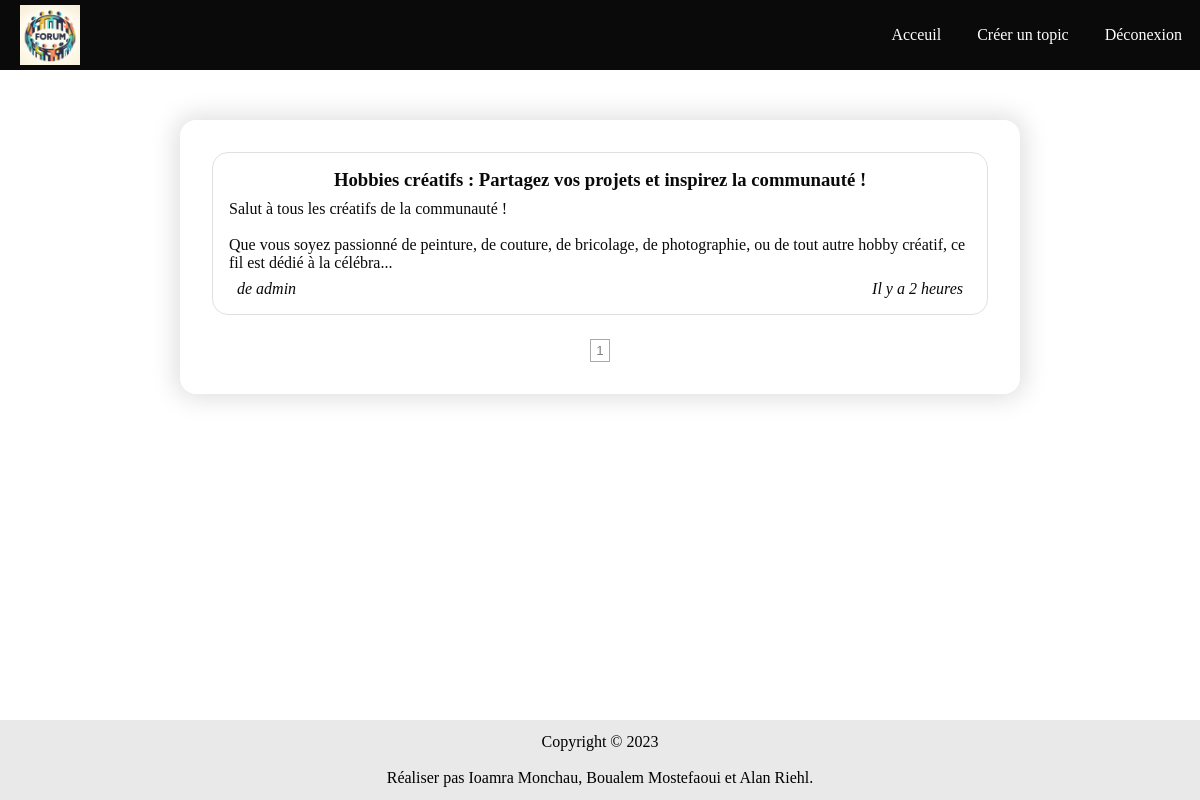
The app's page /index.php (signed in) with its own data.
### tables this page shows
CREATE TABLE IF NOT EXISTS `topic` (
  `id_topic` int NOT NULL AUTO_INCREMENT,
  `title_topic` varchar(255) DEFAULT NULL,
  `message_topic` text,
  `date_topic` varchar(16) DEFAULT NULL,
  `id_user` int DEFAULT NULL,
  PRIMARY KEY (`id_topic`),
  KEY `id_user` (`id_user`)
);

CREATE TABLE IF NOT EXISTS `user` (
  `id_user` int NOT NULL AUTO_INCREMENT,
  `mail_user` varchar(320) NOT NULL,
  `pseudo_user` varchar(16) NOT NULL,
  `password_user` varchar(64) NOT NULL,
  `role_user` tinyint(1) NOT NULL DEFAULT '0',
  PRIMARY KEY (`id_user`)
);

### includes/functions/limit-content.php (called while the page is built)
<?php
function limitContent($text, $len) {
    return strlen($text) > $len ? substr($text, 0, $len).'...' : $text;
}
?>

### includes/functions/format-date-diff.php (called while the page is built, shortened)
<?php
function formatDateDiff($date) {
    $diff = time() - DateTime::createFromFormat('d/m/Y H:i', $date)->getTimestamp();
    $oneMinute = 60;
    $oneHours = 60 * 60;
    $oneDay = 60 * 60 * 24;
    $oneMonth = 60 * 60 * 24 * 30;
    $oneYear = 60 * 60 * 24 * 365;
    $res = "il y a moins d'une minute";
    $diff > $oneMinute && $res = "Il y a 1 minute";
    $diff > $oneMinute * 2 && $res = "Il y a ".round($diff / $oneMinute)." minutes";
    $diff > $oneHours && $res = "Il y a 1 heure";
    $diff > $oneHours * 2 && $res = "Il y a ".round($diff / $oneHours)." heures";
    $diff > $oneDay && $res = "Il y a 1 jour";
    $diff > $oneDay * 2 && $res = "Il y a ".round($diff / $oneDay)." jours";
    $diff > $oneMonth && $res = "Il y a ".round($diff / $oneMonth)." mois";
    $diff > $oneYear && $res = "Il y a plus d'un ans";
    return $res;
}
?>

### index.php (the view, shortened to what this page needs)
<?php
    require_once 'includes/bdd.php';
    require_once 'includes/functions/format-date-diff.php';
    require_once 'includes/functions/limit-content.php';
?>
<!DOCTYPE html>
<html lang="fr">
<head>
    <?php require_once 'includes/head.php'; ?>
    <link rel="stylesheet" href="assets/css/home.css">
</head>
<body>
<?php
    require_once 'includes/nav.php';
    $nb_topics_by_page = 10;
    $page = isset($_GET['page']) ? $_GET['page'] : 1;
    $offset = ($page - 1) * $nb_topics_by_page;
    $req = $bdd->prepare("SELECT COUNT(id_topic) FROM topic");
    $req->execute();
    $nb_page = ceil(($req->fetch()[0]) / $nb_topics_by_page);
    $req = $bdd->prepare("SELECT id_topic, title_topic, message_topic, date_topic, pseudo_user FROM topic INNER JOIN user ON topic.id_user = user.id_user ORDER BY id_topic DESC LIMIT $nb_topics_by_page OFFSET $offset");
    $req->execute();
    $list_topic = $req->fetchAll(PDO::FETCH_ASSOC);
?>
    <main>
        <section class="card-container">
        <?php
            foreach ($list_topic as $li) {
        ?>
            <article class="topic">
                <a href="view-topic.php?id=<?=$li['id_topic']?>">
                    <h3 class="topic-title"><?=nl2br(limitContent(strip_tags($li['title_topic']), 100))?></h3>
                    <section class="topic-content"><?=nl2br(limitContent(strip_tags($li['message_topic']), 200))?></section>
                    <section class="topic-author-and-date">
                        <i>de <?=$li['pseudo_user']?></i>
                        <i><?=formatDateDiff($li['date_topic'])?></i>
                    </section>
                </a>
            </article>
        <?php
            }
        ?>
            <section id="paging-user" class="paging">
                <?php
                for ($i=1; $i < $nb_page+1; $i++) {
                    if ($i == $page) {
                        echo '<button class="page-active">'.$i.'</button>';
                    } else {
                        echo '<button onclick="window.location.href='."'".'index.php?page='.$i."'".'">'.$i.'</button>';
                    }
                }
                ?>
            </section>
        </section>
    </main>
    <?php require_once "includes/footer.php" ?>
</body>
</html>

### includes/head.php (shortened to what this page needs)
<link rel="stylesheet" href="assets/css/main.css">

### includes/nav.php (shortened to what this page needs)
<nav id="navbar" class="navbar">
    <section class="nav-header">
        <section class="nav-logo">
            <a href="index">
                <img src="assets/img/logo.jpg" alt="logo">
            </a>
        </section>
    </section>
    <ul class="nav-links">
    <?php
        if (empty($_SESSION['id'])) {
            echo '<li><a href="connexion" title="connexion">Connexion</a></li>';
            echo '<li><a href="inscription" title="inscription">Inscription</a></li>';
        } else {
            echo '<li><a href="index" title="acceuil">Acceuil</a></li>';
            echo '<li><a href="creer-un-topic" title="créer un topic">Créer un topic</a></li>';
            echo '<li><a href="deconnexion" title="déconexion">Déconexion</a></li>';
        }
    ?>
    </ul>
</nav>

### includes/footer.php
<section class="footer">
    Copyright © 2023
    <br><br>
    Réaliser pas Ioamra Monchau, Boualem Mostefaoui et Alan Riehl.
</section>

### assets/css/main.css (style rules this page uses)
* { padding: 0; margin: 0; box-sizing: border-box; }
body { padding-top: 120px; }
main { min-height: calc(100vh - 120px - 7em); }
main .card-container { width: 96%; margin-left: 2%; padding: 1em; box-shadow: 0 0 25px 5px rgba(0, 0, 0, 0.125); border-radius: 1rem; display: flex; flex-direction: column; align-items: center; }
@media (min-width: 600px) { main .card-container { width: 85%; margin-left: 7.5%; padding: 1.5em; } }
@media (min-width: 1200px) { main .card-container { width: 70%; margin-left: 15%; padding: 2em; } }
.navbar { display: flex; flex-direction: column; position: fixed; top: 0; justify-content: space-between; align-items: center; width: 100%; color: white; height: 70px; }
@media (min-width: 600px) { .navbar { flex-direction: row; } }
.navbar .nav-header { background-color: #0a0a0a; width: 100%; display: flex; justify-content: space-between; align-items: center; z-index: 20; min-height: 70px; padding: 0 20px; }
.navbar .nav-header .nav-logo { display: none; height: 60px; width: auto; }
@media (min-width: 600px) { .navbar .nav-header .nav-logo { display: block; } }
.navbar .nav-header .nav-logo img { height: 60px; width: auto; }
.navbar .nav-links { list-style: none; background-color: #0a0a0a; width: 100%; z-index: 10; transform: translate(0, -100%); transition: all ease-in-out 0.3s; }
@media (min-width: 600px) { .navbar .nav-links { transform: none; height: 100%; width: -moz-fit-content; width: fit-content; display: flex; align-items: center; } }
.navbar .nav-links li { white-space: nowrap; }
.navbar .nav-links li a { text-decoration: none; padding: 1em; margin: 0 0.125em; color: white; display: block; }
.footer { height: 5em; background-color: rgb(233, 233, 233); display: flex; align-items: center; justify-content: center; text-align: center; margin-top: 2em; }

### assets/css/home.css (style rules this page uses)
.topic { display: flex; flex-direction: column; margin-bottom: 1em; padding: 1em; border: 1px solid rgba(0, 0, 0, 0.125); border-radius: 1rem; width: 100%; }
.topic a { text-decoration: none; color: #0a0a0a; }
.topic a .topic-title { text-align: center; margin-bottom: 0.5em; }
.topic a .topic-content { margin-bottom: 0.5em; }
.topic a .topic-author-and-date { display: flex; flex-direction: row; justify-content: space-between; margin: 0 0.5em; }
.paging { display: flex; justify-content: center; }
.paging button { margin: 0.6em 0.2em 0 0.2em; padding: 0.2em 0.4em; cursor: pointer; border: 1px solid rgb(170, 170, 170); }
.paging button.page-active { background-color: transparent; border: 1px solid rgb(170, 170, 170); color: gray; cursor: default; }

### records on screen
topic: title_topic "Hobbies créatifs : Partagez vos projets et inspirez la communauté !", message_topic "Salut à tous les créatifs de la communauté ! Que vous soyez passionné de peinture, de couture, de bricolage, de photographie, ou de tout autre hobby créatif, ce fil est dédié à la célébra...", id_user.pseudo_user "admin", date_topic "Il y a 2 heures"
